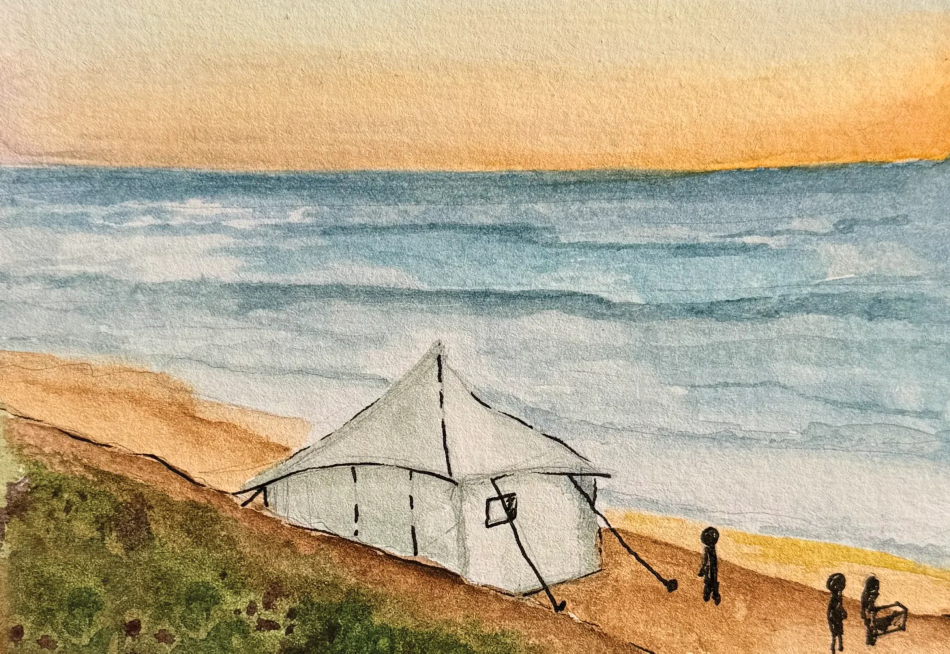
#> input picture prototype/assets/hero.webp, 1900 x 1307 px, found by its file name (shown at 1/2 size)
$ python web_assets.py
#> lines starting #> are read from the running program, lines starting #| are printed output that depends on the picture
#!/usr/bin/env python3
"""Builds the clean image set of the new site (web/assets) from the best source of every painting.

Product id == file name (web/assets/<id>.webp). Farah's hi-res calendar scans (cal-XX) replace the small or
watermarked copies; her own sticker sheet (Drive: "stickers Folder/stickers.pdf", rendered at 600 dpi into
STK_DIR as h-NN.png) gives the die-cut stickers. Run from the repo root:  python3 tools/web_assets.py [STK_DIR]
"""
import cv2, numpy as np, os, shutil, sys, glob
C = 'drafts/collage/site/assets/'; OUT = 'web/assets/'
os.makedirs(OUT, exist_ok=True)

def save(im, name, q=86, maxside=1800):
    h, w = im.shape[:2]; s = min(1, maxside / max(h, w))
    if s < 1: im = cv2.resize(im, (round(w * s), round(h * s)), interpolation=cv2.INTER_AREA)
    cv2.imwrite(OUT + name + '.webp', im, [cv2.IMWRITE_WEBP_QUALITY, q])

# 1 · paintings: id -> best clean source
ART = {
 'hero': C + 'hero.webp', 'sparklers': 'prototype/assets/sparklers.jpg', 'dovegirl': C + 'cal-06.webp', 'boattop': C + 'cal-07.webp',
 'guitar': 'prototype/assets/guitar.jpg', 'pmoon': C + 'cal-05.webp', 'house': 'prototype/assets/house.jpg', 'alley': C + 'alley.webp',
 'blueflowers': C + 'cal-03.webp', 'seafish': 'prototype/assets/seafish.jpg', 'pcartgirl': C + 'cal-08.webp', 'hill': 'prototype/assets/hill.jpg',
 'pelephant': C + 'cal-10.webp', 'waves': C + 'cal-01.webp', 'deirbalah': 'prototype/assets/deirbalah.jpg', 'pflower': C + 'cal-04.webp',
 'pmoonsleep': C + 'cal-11.webp', 'psea': C + 'cal-02.webp', 'bikeride': C + 'cal-09.webp', 'snowglobe': C + 'cal-12.webp',
 'boatman': C + 'boatman.webp',
}
for k, src in ART.items():
    im = cv2.imread(src); assert im is not None, src
#> further down, im is the input picture: shape (1307, 1900, 3); mean B, G, R 142.8, 171.4, 185.4
    save(im, k)
    save(im, 't-' + k, 80, 640)          # thumbnail for grids
#> call 2 of save, with name = 't-hero', q = 80, maxside = 640
#> in save (call 2), `if s < 1: im = cv2.resize(im, (round(w * s), round(h * s)), interpolat..`:
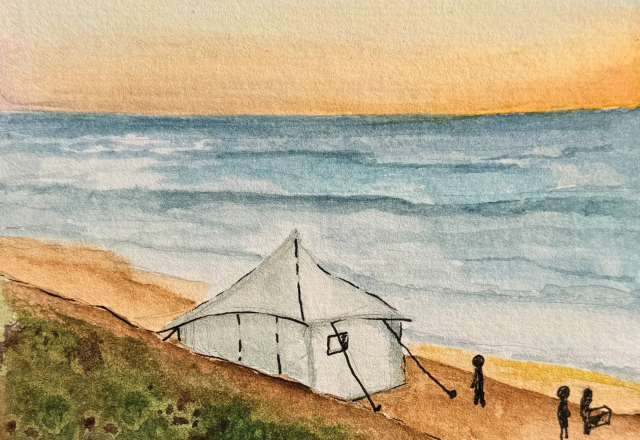
#> im: shape (440, 640, 3); mean of channels 0, 1, 2 142.8, 171.4, 185.4; drawn as B, G, R
#> pass 3 of the loop `for k, src in ART.items():`:
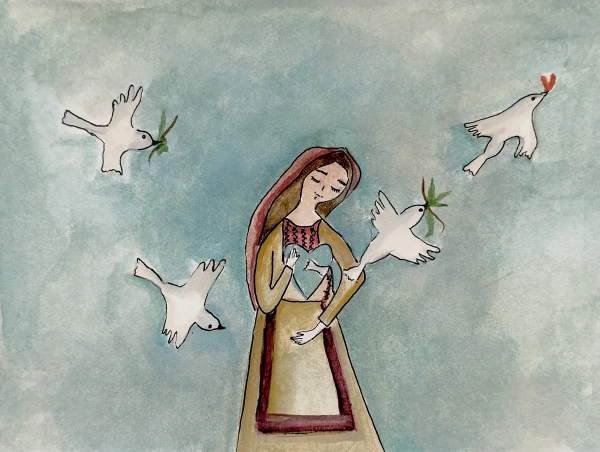
#> input picture drafts/collage/site/assets/p/cal-06.webp, 1200 x 903 px, found by its file name (shown at 1/2 size)
#> im is the input picture: shape (903, 1200, 3); mean B, G, R 160.9, 170.3, 162.7
#> in save (call 6), `if s < 1: im = cv2.resize(im, (round(w * s), round(h * s)), interpolat..`:
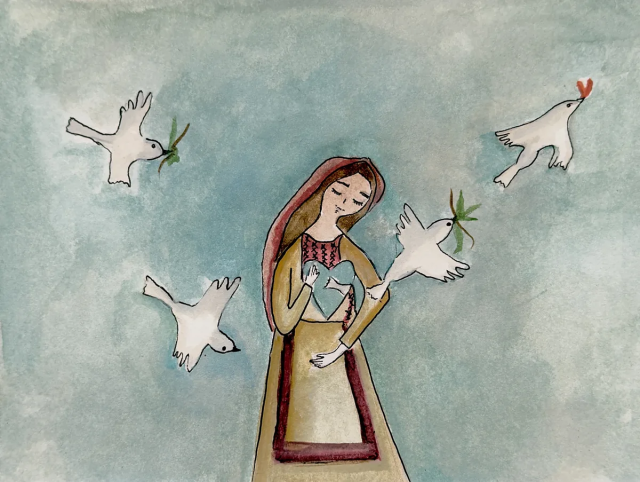
#> im: shape (482, 640, 3); mean of channels 0, 1, 2 160.9, 170.3, 162.7; drawn as B, G, R
#> (the run stopped early here; a loop or call above may not have finished)
